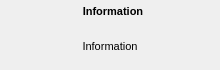
<?xml version="1.0" encoding="UTF-8"?>
<ui version="4.0">
 <class>NotificationWidget</class>
 <widget class="QWidget" name="NotificationWidget">
  <property name="geometry">
   <rect>
    <x>0</x>
    <y>0</y>
    <width>220</width>
    <height>70</height>
   </rect>
  </property>
  <property name="sizePolicy">
   <sizepolicy hsizetype="Preferred" vsizetype="Preferred">
    <horstretch>0</horstretch>
    <verstretch>0</verstretch>
   </sizepolicy>
  </property>
  <property name="minimumSize">
   <size>
    <width>220</width>
    <height>70</height>
   </size>
  </property>
  <property name="windowTitle">
   <string>Form</string>
  </property>
  <layout class="QVBoxLayout" name="verticalLayout">
   <property name="spacing">
    <number>0</number>
   </property>
   <property name="leftMargin">
    <number>0</number>
   </property>
   <property name="topMargin">
    <number>0</number>
   </property>
   <property name="rightMargin">
    <number>0</number>
   </property>
   <property name="bottomMargin">
    <number>0</number>
   </property>
   <item>
    <layout class="QGridLayout" name="gridLayout">
     <property name="leftMargin">
      <number>4</number>
     </property>
     <property name="rightMargin">
      <number>4</number>
     </property>
     <property name="spacing">
      <number>1</number>
     </property>
     <item row="0" column="2">
      <widget class="QPushButton" name="btn_close">
       <property name="sizePolicy">
        <sizepolicy hsizetype="Fixed" vsizetype="Fixed">
         <horstretch>0</horstretch>
         <verstretch>0</verstretch>
        </sizepolicy>
       </property>
       <property name="minimumSize">
        <size>
         <width>16</width>
         <height>16</height>
        </size>
       </property>
       <property name="maximumSize">
        <size>
         <width>16</width>
         <height>16</height>
        </size>
       </property>
       <property name="text">
        <string/>
       </property>
       <property name="icon">
        <iconset resource="../resources.qrc">
         <normaloff>:/img/cross.png</normaloff>:/img/cross.png</iconset>
       </property>
       <property name="iconSize">
        <size>
         <width>12</width>
         <height>12</height>
        </size>
       </property>
       <property name="flat">
        <bool>true</bool>
       </property>
      </widget>
     </item>
     <item row="1" column="0" colspan="3">
      <widget class="QLabel" name="lbl_msg">
       <property name="font">
        <font>
         <family>Segoe UI</family>
         <pointsize>8</pointsize>
        </font>
       </property>
       <property name="styleSheet">
        <string notr="true"/>
       </property>
       <property name="text">
        <string>Information</string>
       </property>
       <property name="alignment">
        <set>Qt::AlignCenter</set>
       </property>
       <property name="wordWrap">
        <bool>true</bool>
       </property>
      </widget>
     </item>
     <item row="0" column="0">
      <widget class="QLabel" name="lbl_icon">
       <property name="sizePolicy">
        <sizepolicy hsizetype="Fixed" vsizetype="Fixed">
         <horstretch>0</horstretch>
         <verstretch>0</verstretch>
        </sizepolicy>
       </property>
       <property name="maximumSize">
        <size>
         <width>22</width>
         <height>22</height>
        </size>
       </property>
       <property name="text">
        <string/>
       </property>
       <property name="pixmap">
        <pixmap resource="../resources.qrc">:/img/information.png</pixmap>
       </property>
       <property name="alignment">
        <set>Qt::AlignCenter</set>
       </property>
      </widget>
     </item>
     <item row="0" column="1">
      <widget class="QLabel" name="lbl_title">
       <property name="minimumSize">
        <size>
         <width>0</width>
         <height>22</height>
        </size>
       </property>
       <property name="font">
        <font>
         <family>Segoe UI</family>
         <pointsize>8</pointsize>
         <weight>75</weight>
         <bold>true</bold>
        </font>
       </property>
       <property name="frameShape">
        <enum>QFrame::NoFrame</enum>
       </property>
       <property name="text">
        <string>Information</string>
       </property>
       <property name="alignment">
        <set>Qt::AlignCenter</set>
       </property>
      </widget>
     </item>
    </layout>
   </item>
  </layout>
 </widget>
 <resources>
  <include location="../resources.qrc"/>
 </resources>
 <connections/>
</ui>
